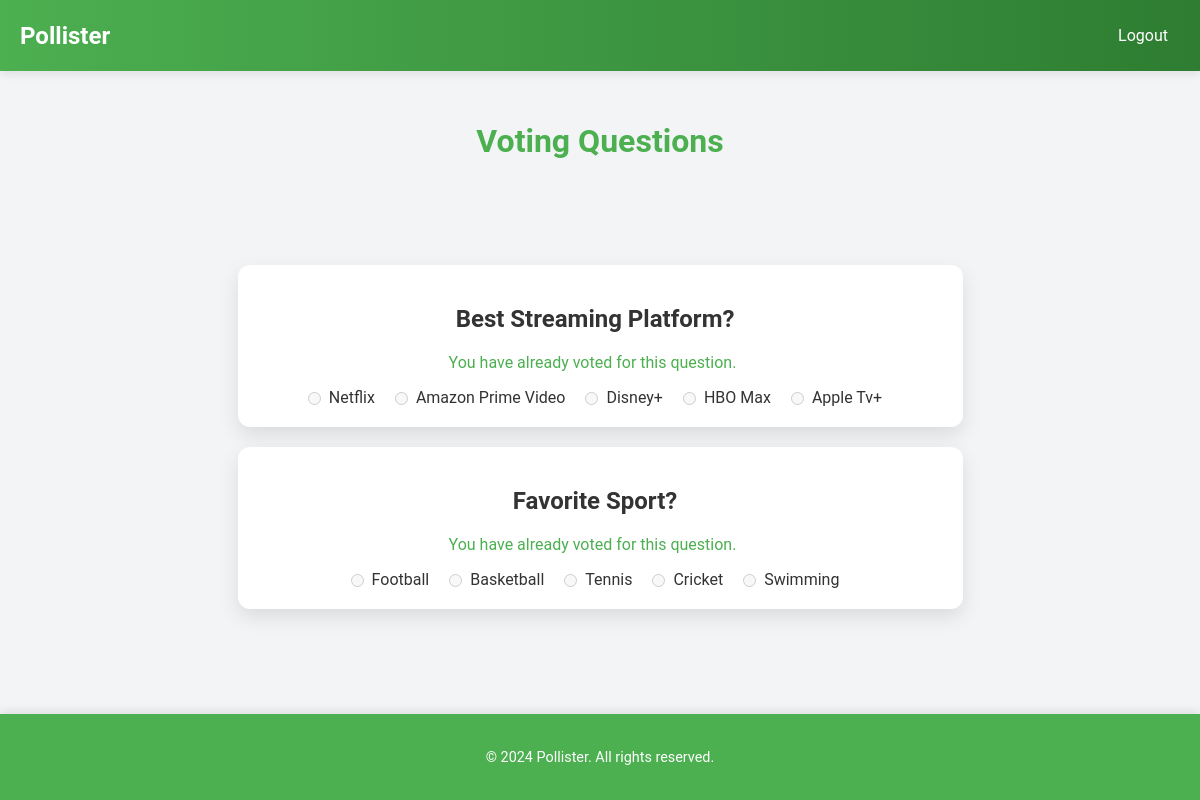
/polls/questions/ (signed in), run on the app's committed database.
### polls/models.py (models this page shows)
class Poll(models.Model):
    question = models.TextField()
    created_at = models.DateTimeField(auto_now_add=True)

class Option(models.Model):
    poll = models.ForeignKey(Poll, related_name='options', on_delete=models.CASCADE)
    text = models.CharField(max_length=255)
    votes = models.IntegerField(default=0)

### polls/views.py (the view)
# urls.py: path('questions/', views.questions_view, name='questions'),
def questions_view(request):
    polls = Poll.objects.filter(is_active=True)
    user_votes = UserVote.objects.filter(user=request.user)
    voted_polls = {vote.poll_id for vote in user_votes}
    polls_with_vote_status = []
    for poll in polls:
        polls_with_vote_status.append({
            'poll': poll,
            'has_voted': poll.id in voted_polls
        })
    return render(request, 'Questions.html', {'polls_with_vote_status': polls_with_vote_status})

### polls/templates/Questions.html (shortened to what this page needs)
<!DOCTYPE html>
<html lang="en">
<head>
</head>
<body>
    <header>
        <div class="logo">Pollister</div>
        <nav>
            <ul class="nav-links">
                <li><a href="{% url 'logout' %}">Logout</a></li>
            </ul>
        </nav>
    </header>
    <div class="page-header">
        <h1>Voting Questions</h1>
    </div>
    <div class="container">
        {% for item in polls_with_vote_status %}
        <div class="question-card" id="poll-{{ item.poll.id }}">
            <h2>{{ item.poll.question }}</h2>
            <form action="{% url 'vote' item.poll.id %}" method="POST" class="vote-form">
                {% if item.has_voted %}
                    <p style="color: #4caf50;">You have already voted for this question.</p>
                {% endif %}
                <div class="vote-options">
                    {% for option in item.poll.options.all %}
                    <div class="vote-option">
                        <input
                            type="radio"
                            id="option-{{ option.id }}"
                            name="option"
                            value="{{ option.id }}"
                            {% if item.has_voted %}disabled{% endif %}
                            required
                        >
                        <label for="option-{{ option.id }}">{{ option.text }}</label>
                    </div>
                    {% endfor %}
                </div>
            </form>
        </div>
        {% endfor %}
    </div>
    <footer>
        <p>&copy; 2024 Pollister. All rights reserved.</p>
    </footer>
</body>
</html>

### polls/templates/Questions.html (style rules this page uses)
body { margin: 0; font-family: 'Roboto', Arial, sans-serif; background-color: #f3f4f6; color: #333; display: flex; flex-direction: column; min-height: 100vh; }
header { background: linear-gradient(to right, #4caf50, #2e7d32); color: white; padding: 10px 20px; box-shadow: 0 2px 10px rgba(0, 0, 0, 0.1); display: flex; justify-content: space-between; align-items: center; }
.logo { font-size: 1.5rem; font-weight: bold; }
.nav-links { list-style: none; display: flex; gap: 15px; }
.nav-links a { text-decoration: none; color: white; font-size: 1rem; padding: 8px 12px; border-radius: 4px; }
.page-header { text-align: center; margin: 30px 0; }
.page-header h1 { font-size: 2rem; color: #4caf50; }
.container { display: flex; flex-direction: column; gap: 20px; max-width: 800px; margin: auto; }
.question-card { background: white; padding: 20px; border-radius: 12px; box-shadow: 0 8px 20px rgba(0, 0, 0, 0.1); text-align: center; width: 700px; padding-left: 5px; }
.question-card h2 { font-size: 1.5rem; margin-bottom: 20px; color: #333; padding-left: 5px; }
.vote-options { display: flex; justify-content: center; gap: 15px; flex-wrap: wrap; }
.vote-option { display: flex; align-items: center; gap: 5px; }
footer { text-align: center; padding: 20px; font-size: 0.9rem; background: #4caf50; color: white; box-shadow: 0 -2px 10px rgba(0, 0, 0, 0.1); margin-top: auto; }

### data on the page
Poll: poll.question "Best Streaming Platform?"
Option: text "Netflix"
Option: text "Amazon Prime Video"
Option: text "Disney+"
Option: text "HBO Max"
Option: text "Apple Tv+"
Poll: poll.question "Favorite Sport?"
Option: text "Football"
Option: text "Basketball"
Option: text "Tennis"
Option: text "Cricket"
Option: text "Swimming"
